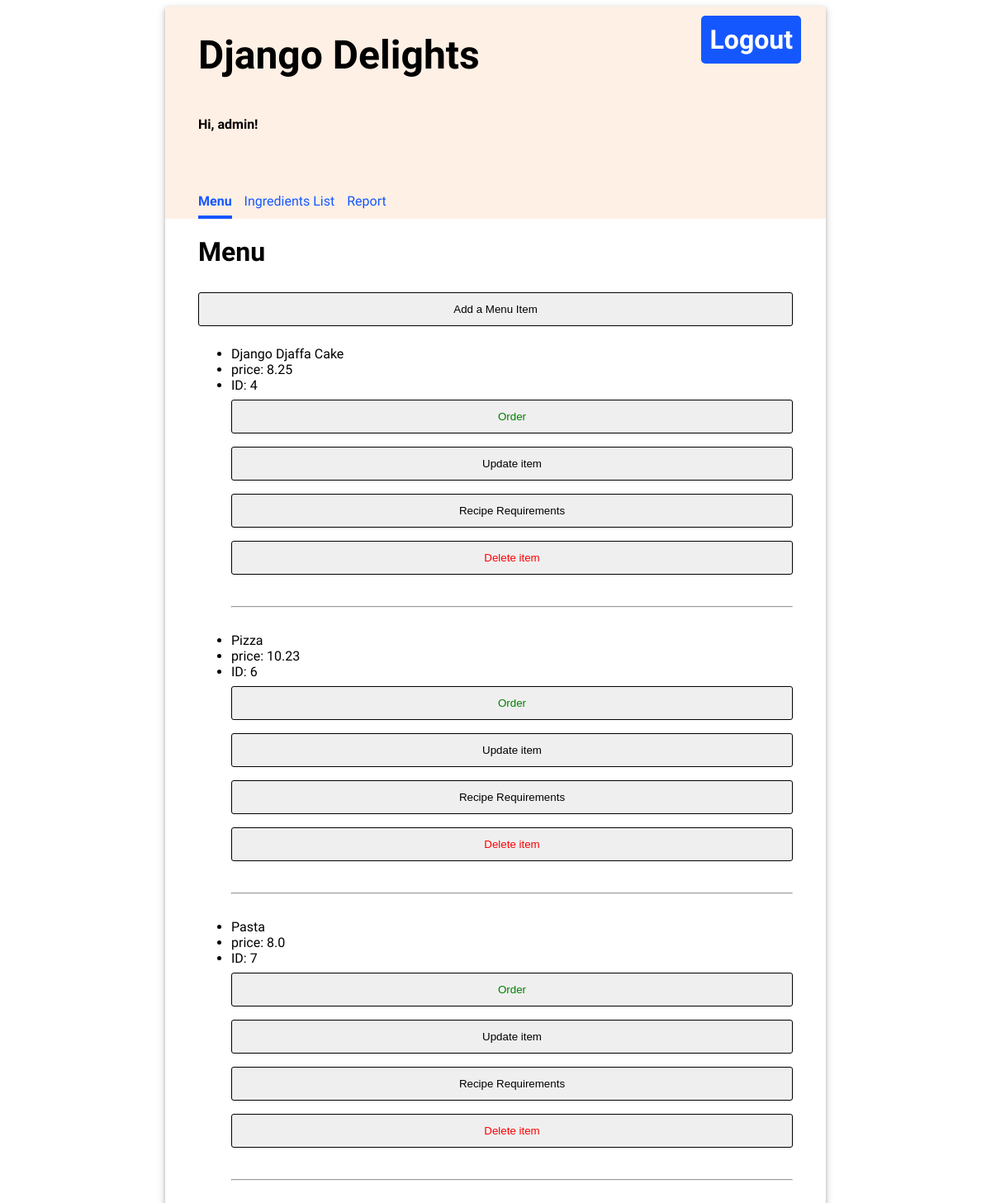
Before: / (signed in) with the older database file.
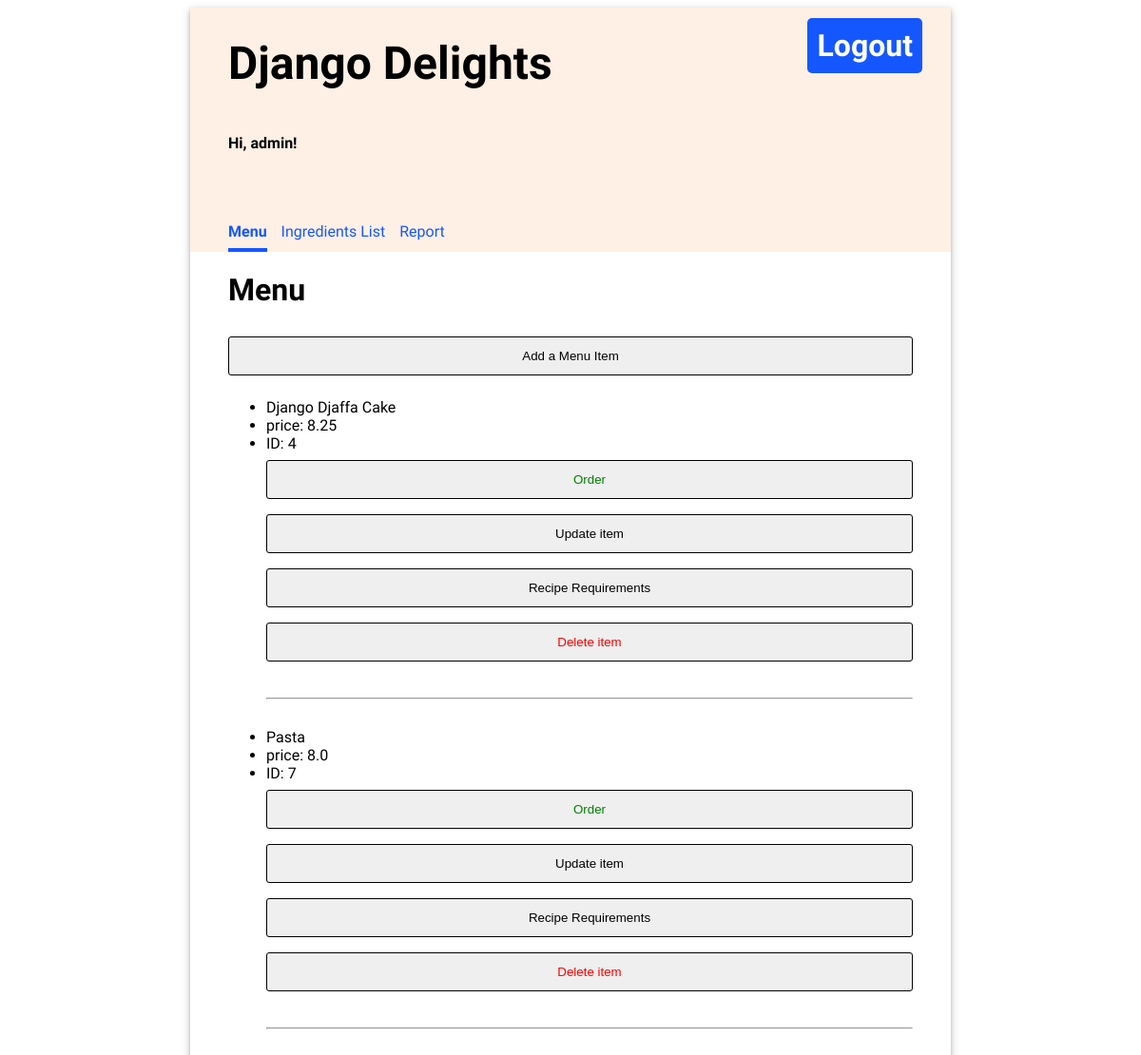
After: the same page with the newer database file.
### inventory/models.py (models this page shows, shortened)
class MenuItem(models.Model):
    title = models.CharField(max_length=100)
    price = models.FloatField(default=0.0)
    def available(self):
        return all(item.enough() for item in self.menu_req.all())

### inventory/views.py (the view)
# urls.py: path('', views.MenuItemView.as_view(), name='menu'),
class MenuItemView(LoginRequiredMixin, ListView):
    model = MenuItem
    template_name = 'inventory/menu.html'
    context_object_name = 'menu_item'

### inventory/models.py (called while the page is built)
    def enough(self):
        return self.quantity <= self.ingredient.quantity

### inventory/templates/inventory/menu.html (shortened to what this page needs)
{% extends 'base.html' %}
{% block content %}
<h1>Menu</h1>
<input
    value="Add a Menu Item"
    type="button"
    onclick='location.href="{% url 'menu-item-create' %}"'
/>
<ul>
    {% for item in object_list %}
    <li>{{ item.title }}</li>
    <li>price: {{ item.price }}</li>
    <li>ID: {{ item.id }}</li>
    {% if item.available == True %}
        <input
            value="Order"
            type="button"
            onclick="location.href='{% url "order" item.id %}'"
            style="color: green;"
        />
    {% else %}
        <p>Not enough ingredients</p>
    {% endif %}
    <input
        value="Update item"
        type="button"
        onclick="location.href='{% url "menu-item-update" item.id %}'"
    />
    <input
        value="Recipe Requirements"
        type="button"
        onclick="location.href='{% url "recipe-requirements" item.id %}'"
    />
    <input
        value="Delete item"
        type="button"
        onclick="location.href='{% url "menu-item-delete" item.id %}'"
        style="color: red;"
    />
    <hr>
    {% empty %}
    <li>No objects yet.</li>
    {% endfor %}
</ul>
{% endblock %}

Changed rows visible on the page:
removed MenuItem: title "Pizza", price "10.23", id "6", id "Order", id "Update item", id "Recipe Requirements", id "Delete item"
